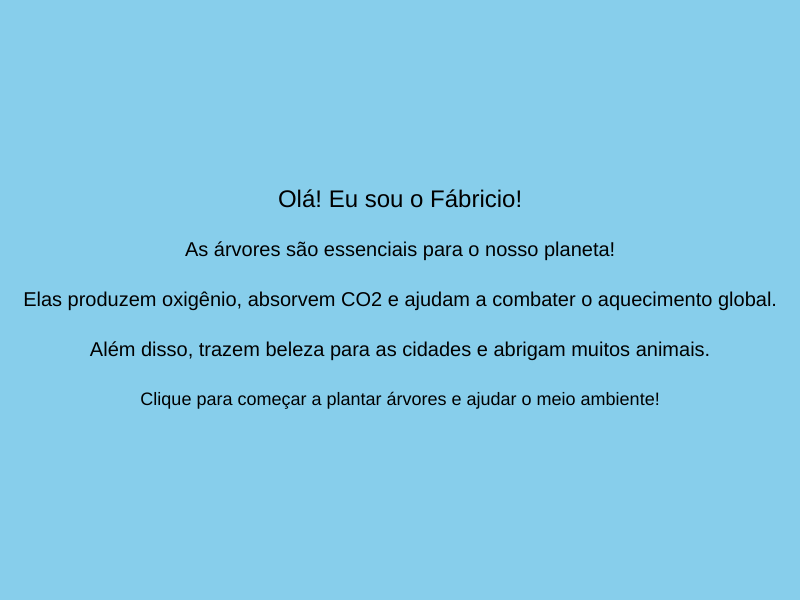
Frame 1 (no input)
Frame 60 (no input): identical to frame 1, image omitted
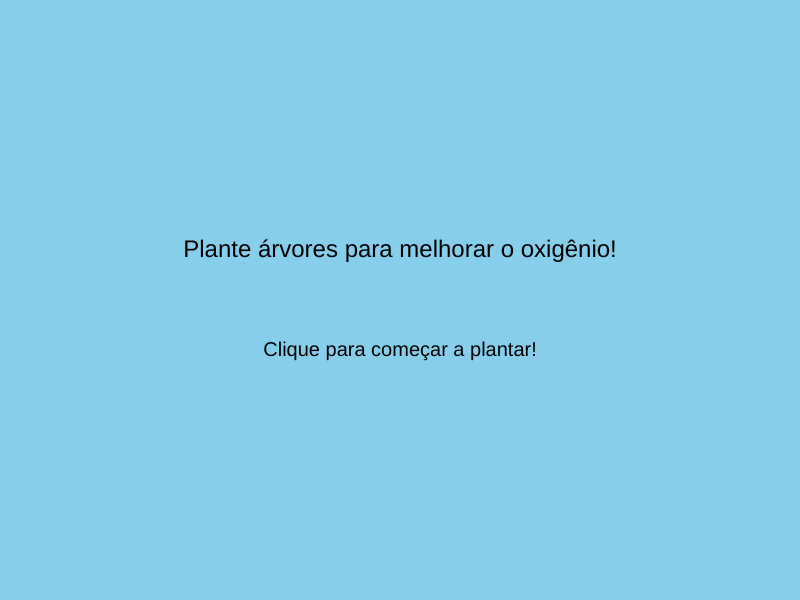
Frame 120 (the mouse pressed at the canvas centre since frame 60)

The p5.js sketch that drew these frames (run headless with seeded random() and noise() and a simulated clock; from frame 60 on, the mouse is pressed at the canvas centre):

// p5.js sketch
// ── sketch.js
// Variáveis do jogo
let tempoRestante = 60;
let arvoresPlantadas = 0;
let objetivo = 20;
let arvores = [];
let jogoIniciado = false;
let carroX = -100;
let velocidadeCarro = 3;
let nuvens = [];
let velocidadeNuvens = 0.5;
let estado = 0; // 0: diálogo inicial, 1: jogo, 2: fim de jogo

// Cores das casas
let coresCasas = [
  { base: [255, 200, 200], janelas: [[255, 220, 220], [255, 200, 200]] },
  { base: [200, 255, 200], janelas: [[220, 255, 210], [200, 255, 190]] },
  { base: [200, 200, 255], janelas: [[230, 230, 255], [210, 210, 255]] },
  { base: [255, 255, 200], janelas: [[255, 255, 220], [255, 255, 180]] }
];

// Dados das casas (aumentadas e melhor posicionadas)
let casas = [
  { x: 100, y: 300, largura: 120, altura: 150, corIndex: 0 },
  { x: 300, y: 280, largura: 150, altura: 170, corIndex: 1 },
  { x: 550, y: 300, largura: 130, altura: 160, corIndex: 2 }
];

// Cores das árvores
let corArvoreCopa = [34, 139, 34];
let corArvoreTronco = [101, 67, 33];
let corGrama = [50, 205, 50];

function setup() {
  createCanvas(800, 600);
  textAlign(CENTER, CENTER);
  frameRate(60);

  // Inicializar nuvens
  for (let i = 0; i < 5; i++) {
    nuvens.push({
      x: random(width),
      y: random(50, 150),
      tamanho: random(30, 80),
      velocidade: random(0.3, 0.7)
    });
  }
}

function draw() {
  background(135, 206, 235);

  if (estado === 0) {
    mostrarDialogoInicial();
  } else if (estado === 1) {
    if (!jogoIniciado) {
      mostrarTelaInicial();
    } else {
      desenharCenario();
      atualizarJogo();
    }
  } else if (estado === 2) {
    mostrarTelaFinal();
  }
}

function mostrarDialogoInicial() {
  fill(0);
  textSize(24);
  text("Olá! Eu sou o Fábricio!", width/2, height/2 - 100);
  textSize(20);
  text("As árvores são essenciais para o nosso planeta!", width/2, height/2 - 50);
  text("Elas produzem oxigênio, absorvem CO2 e ajudam a combater o aquecimento global.", width/2, height/2);
  text("Além disso, trazem beleza para as cidades e abrigam muitos animais.", width/2, height/2 + 50);
  textSize(18);
  text("Clique para começar a plantar árvores e ajudar o meio ambiente!", width/2, height/2 + 100);
}

function mostrarTelaInicial() {
  fill(0);
  textSize(24);
  text("Plante árvores para melhorar o oxigênio!", width/2, height/2 - 50);
  textSize(20);
  text("Clique para começar a plantar!", width/2, height/2 + 50);
}

function mostrarTelaFinal() {
  fill(0);
  textSize(32);
  if (arvoresPlantadas >= objetivo) {
    text("PARABÉNS!", width/2, height/2 - 50);
    textSize(24);
    text("Você plantou todas as árvores!", width/2, height/2);
  } else {
    text("TEMPO ESGOTADO!", width/2, height/2 - 50);
    textSize(24);
    text(`Você plantou ${arvoresPlantadas} de ${objetivo} árvores`, width/2, height/2);
  }
  textSize(18);
  text("Clique para jogar novamente", width/2, height/2 + 100);
}

function desenharCenario() {
  // Céu com gradiente
  for (let i = 0; i < height/2; i++) {
    let r = map(i, 0, height/2, 135, 173);
    let g = map(i, 0, height/2, 206, 216);
    let b = map(i, 0, height/2, 235, 230);
    stroke(r, g, b);
    line(0, i, width, i);
  }
  noStroke();

  // Nuvens em movimento
  desenharNuvens();

  // Casas (aumentadas)
  desenharCasas();

  // Rua
  desenharRua();

  // Carro em movimento
  desenharCarro();

  // Campo
  fill(corGrama[0], corGrama[1], corGrama[2]);
  rect(0, 400, width, height-400);

  // Árvores
  desenharArvores();
}

function desenharNuvens() {
  for (let nuvem of nuvens) {
    fill(255, 255, 255, 200);
    ellipse(nuvem.x, nuvem.y, nuvem.tamanho, nuvem.tamanho/2);

    // Atualizar posição das nuvens
    nuvem.x += nuvem.velocidade;
    if (nuvem.x > width + 50) {
      nuvem.x = -50;
      nuvem.y = random(50, 150);
    }
  }
}

function desenharCasas() {
  for (let casa of casas) {
    let cor = coresCasas[casa.corIndex];

    // Base da casa (aumentada)
    fill(cor.base[0], cor.base[1], cor.base[2]);
    rect(casa.x, casa.y, casa.largura, casa.altura);

    // Telhado (aumentado)
    fill(cor.base[0]-50, cor.base[1]-50, cor.base[2]-50);
    triangle(casa.x - 20, casa.y,
            casa.x + casa.largura + 20, casa.y,
            casa.x + casa.largura/2, casa.y - 50);

    // Janelas (aumentadas)
    let numJanelas = floor(casa.largura / 40);
    for (let i = 0; i < numJanelas; i++) {
      let janelaX = casa.x + i * (casa.largura / numJanelas) + 15;
      let janelaY = casa.y + 30;
      let janelaCor = random(cor.janelas);
      fill(janelaCor[0], janelaCor[1], janelaCor[2]);
      rect(janelaX, janelaY, 30, 30, 5);
    }

    // Porta (aumentada)
    fill(150, 100, 50);
    rect(casa.x + casa.largura/2 - 15, casa.y + casa.altura - 40, 30, 40);
  }
}

function desenharRua() {
  fill(100);
  rect(0, 350, width, 50);

  fill(255);
  for (let i = 0; i < width; i += 60) {
    rect(i, 370, 40, 5);
  }
}

function desenharCarro() {
  // Corpo do carro
  fill(255, 0, 0);
  rect(carroX, 330, 70, 40, 5);

  // Detalhes
  fill(200);
  rect(carroX + 55, 335, 15, 10);

  fill(0);
  ellipse(carroX + 15, 370, 20, 20);
  ellipse(carroX + 55, 370, 20, 20);

  fill(80);
  ellipse(carroX + 15, 370, 10, 10);
  ellipse(carroX + 55, 370, 10, 10);

  fill(150);
  rect(carroX + 10, 335, 50, 15);

  // Movimento do carro
  carroX += velocidadeCarro;
  if (carroX > width) {
    carroX = -100;
  }
}

function desenharArvores() {
  for (let arvore of arvores) {
    // Tronco
    fill(corArvoreTronco);
    rect(arvore.x - 8, arvore.y, 16, 60);

    // Copa
    fill(corArvoreCopa);
    ellipse(arvore.x, arvore.y - 30, 70, 80);
    ellipse(arvore.x - 20, arvore.y - 40, 50, 60);
    ellipse(arvore.x + 20, arvore.y - 40, 50, 60);
  }
}

function atualizarJogo() {
  if (frameCount % 60 == 0 && tempoRestante > 0) {
    tempoRestante--;
  }

  fill(0);
  textSize(20);
  text(`Tempo: ${tempoRestante}s | Árvores: ${arvoresPlantadas}/${objetivo}`, width/2, 30);

  if (arvoresPlantadas >= objetivo) {
    estado = 2;
  } else if (tempoRestante <= 0) {
    estado = 2;
  }
}

function mousePressed() {
  if (estado === 0) {
    estado = 1;
  } else if (estado === 1 && !jogoIniciado) {
    jogoIniciado = true;
    arvores = [];
    arvoresPlantadas = 0;
    tempoRestante = 60;
  } else if (estado === 1 && jogoIniciado && mouseY > 400) {
    // Verificar se já existe uma árvore próxima
    let podePlantar = true;
    for (let arvore of arvores) {
      if (dist(mouseX, mouseY, arvore.x, arvore.y) < 50) {
        podePlantar = false;
        break;
      }
    }

    if (podePlantar && arvoresPlantadas < objetivo) {
      arvores.push({x: mouseX, y: mouseY});
      arvoresPlantadas++;
    }
  } else if (estado === 2) {
    // Reiniciar o jogo
    estado = 1;
    jogoIniciado = false;
  }
}
